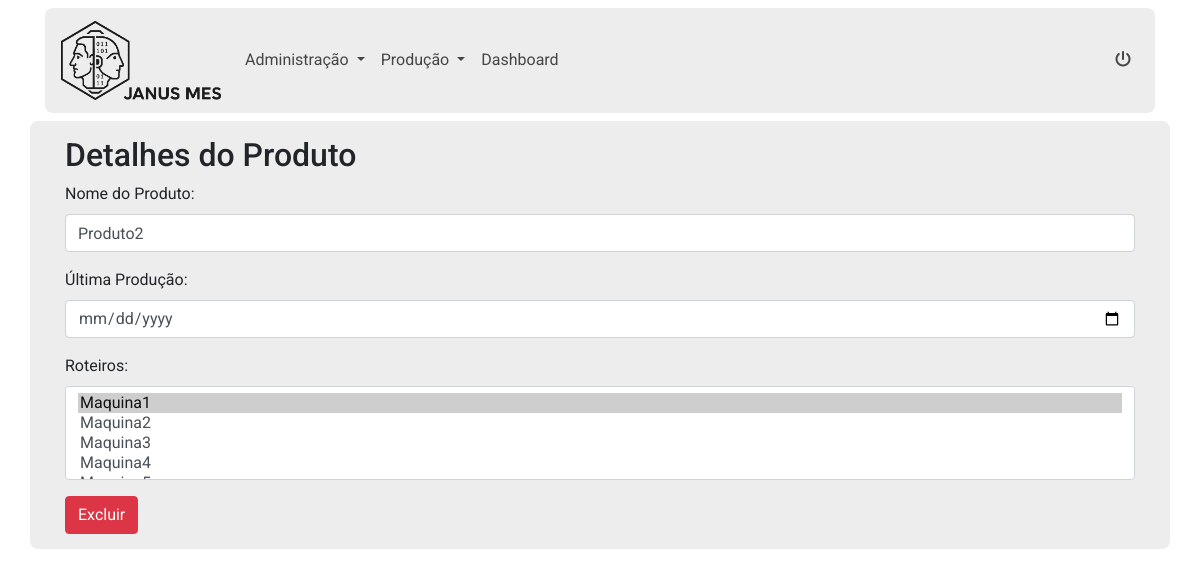
The app's page /product/3 (signed in), older data.
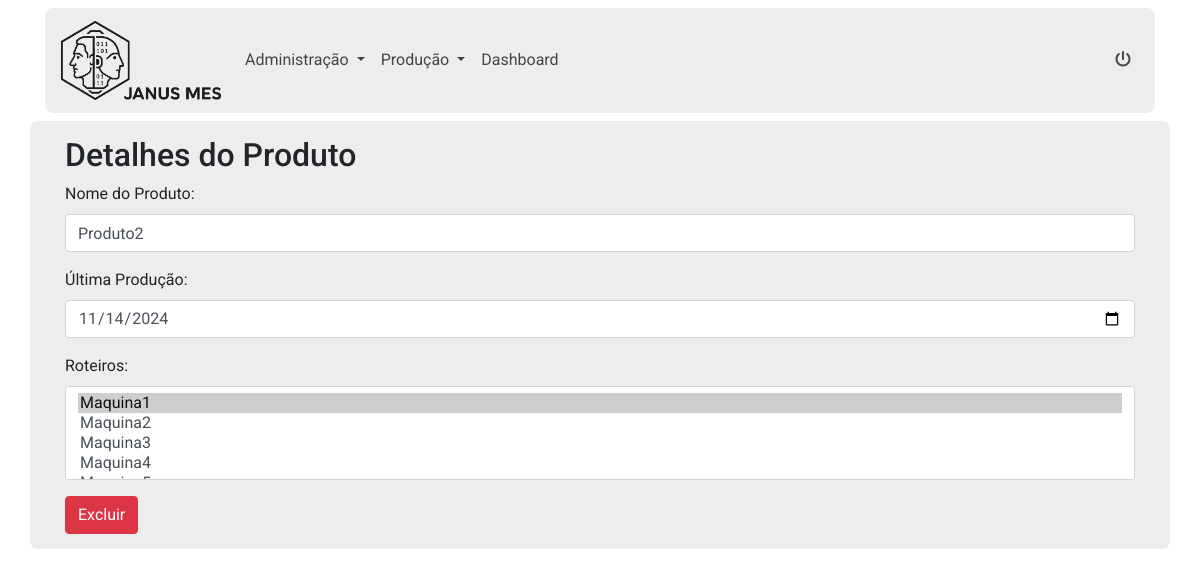
The same page, newer data.
### app.py (models this page shows)
class Product(db.Model):
    id = db.Column(db.Integer, primary_key=True)
    nome = db.Column(db.String(100), nullable=False)
    ultima_producao = db.Column(db.DateTime)
    access_points = db.relationship('AccessPoint', secondary=products_access_points, backref=db.backref('products', lazy='dynamic'))

### app.py (the view, shortened to what this page needs)
@app.route('/product/<int:id>', methods=['GET', 'POST'])
@login_required
def product(id):
    produto = Product.query.get_or_404(id)
    access_points = AccessPoint.query.all()
    form = TaskForm(obj=produto)
    return render_template('product.html', produto=produto, form=form, access_points=access_points)

### app.py
class TaskForm(FlaskForm):
    content = StringField(validators=[DataRequired(), Length(min=5, max=200)])
    submit = SubmitField('Atualizar')

### app.py (called while the page is built)
@login_manager.user_loader
def load_user(user_id):
    return User.query.get(int(user_id))

### templates/product.html (shortened to what this page needs)
{% extends 'base.html' %}
{% block body %}
<div class="container product">
  <div class="row">
    <div class="col-12 product-container">
      <h2>Detalhes do Produto</h2>
      <form method="POST" action="{{ url_for('product', id=produto.id) }}">
        <div class="form-group">
            <label for="nome">Nome do Produto:</label>
            <input type="text" id="nome" name="nome" class="form-control" value="{{ produto.nome }}" required>
        </div>
        <div class="form-group">
          <label for="ultimoProducao">Última Produção:</label>
          <input type="date" id="ultimoProducao" name="ultimoProducao" class="form-control"
                 value="{{ produto.ultima_producao.strftime('%Y-%m-%d') if produto.ultima_producao else '' }}">
        </div>
        <div class="form-group">
            <label for="roteiros">Roteiros:</label>
            <select id="roteiros" name="roteiros" class="form-control" multiple>
                {% for roteiro in access_points %}
                    <option value="{{ roteiro.id }}"
                        {% if roteiro in produto.access_points %}
                            selected
                        {% endif %}
                    >{{ roteiro.name }}</option>
                {% endfor %}
            </select>
        </div>
        <a href="{{ url_for('delete_product', id=produto.id) }}" class="btn btn-danger">Excluir</a>
      </form>
    </div>
  </div>
</div>
{% endblock %}

Row changes from the older to the newer data that the page shows:
changed Product "Produto2": ultimoProducao (not shown) → "11/14/2024"
